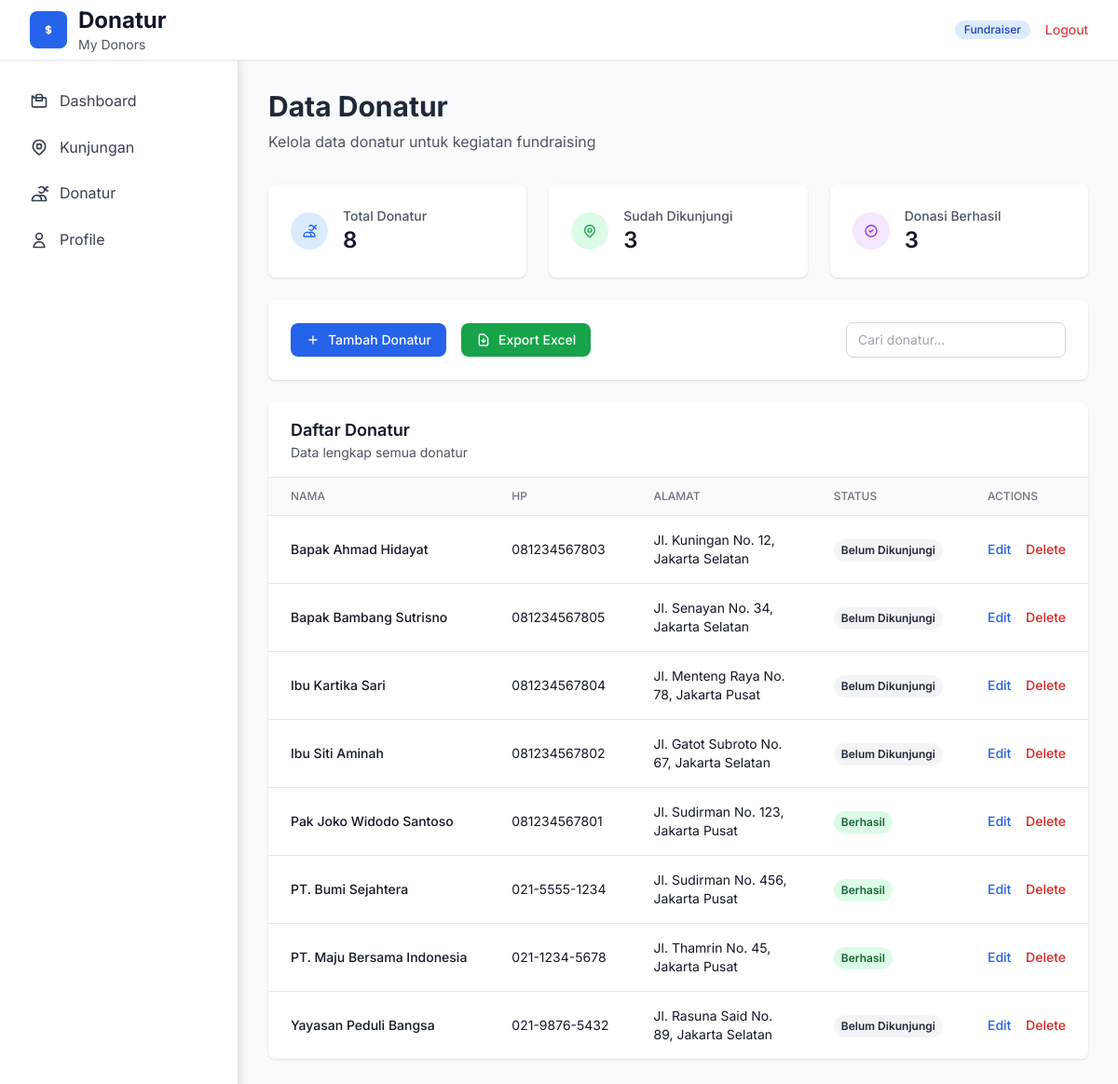
Page /donatur-user.php (signed in) on the committed database.
### tables this page shows
CREATE TABLE `donatur` (
    `id` INT UNSIGNED NOT NULL AUTO_INCREMENT,
    `nama` VARCHAR(150) NOT NULL,
    `hp` VARCHAR(25) NOT NULL,
    `alamat` TEXT DEFAULT NULL,
    `created_at` TIMESTAMP NOT NULL DEFAULT CURRENT_TIMESTAMP,
    PRIMARY KEY (`id`),
    UNIQUE KEY `uq_donatur_hp` (`hp`)
);

### donatur-user.php (the view, shortened to what this page needs)
<?php
require_once 'config.php';
$stmt = $pdo->prepare("SELECT * FROM users WHERE id = :id");
$stmt->bindParam(':id', $_SESSION['user_id']);
$stmt->execute();
$user = $stmt->fetch(PDO::FETCH_ASSOC);
try {
    $where_conditions = ["1=1"];
    $params = [];
    $where_clause = implode(" AND ", $where_conditions);
    $stmt = $pdo->prepare("
        SELECT * FROM donatur
        WHERE $where_clause
        ORDER BY nama
    ");
    $stmt->execute($params);
    $donaturData = $stmt->fetchAll(PDO::FETCH_ASSOC);
    $stmt = $pdo->prepare("SELECT COUNT(*) FROM donatur");
    $stmt->execute();
    $total_donatur = $stmt->fetchColumn();
    $stmt = $pdo->prepare("SELECT COUNT(DISTINCT donatur_id) FROM kunjungan WHERE fundraiser_id = ?");
    $stmt->execute([$user['id']]);
    $donatur_visited = $stmt->fetchColumn();
    $stmt = $pdo->prepare("SELECT COUNT(DISTINCT donatur_id) FROM kunjungan WHERE fundraiser_id = ? AND status = 'berhasil'");
    $stmt->execute([$user['id']]);
    $donatur_success = $stmt->fetchColumn();
} catch (Exception $e) {
    $error_message = $e->getMessage();
    $donaturData = [];
    $total_donatur = 0;
    $donatur_visited = 0;
    $donatur_success = 0;
}
?>
<!DOCTYPE html>
<html lang="id">
<head>
    <script src="https://cdn.tailwindcss.com"></script>
    <link rel="stylesheet" href="styles/main.css">
    <link rel="stylesheet" href="styles/icon-fixes.css">
</head>
<body class="bg-gray-100">
    <header class="bg-white shadow-sm border-b">
        <div class="max-w-full mx-auto px-4 sm:px-6 lg:px-8">
            <div class="flex justify-between items-center" style="height: 64px !important;">
                <div class="flex items-center">
                    <?php
                    require_once 'logo_manager.php';
                    echo get_logo_html('w-10 h-10', 'mr-3');
                    ?>
                    <div>
                        <h1 class="text-xl md:text-2xl font-bold text-gray-900">Donatur</h1>
                        <p class="text-sm text-gray-600">My Donors</p>
                    </div>
                </div>
                <div class="flex items-center space-x-2 md:space-x-4">
                    <span class="inline-flex items-center px-2 py-1 md:px-2.5 md:py-0.5 rounded-full text-xs font-medium bg-blue-100 text-blue-800">Fundraiser</span>
                    <a href="logout.php" class="text-xs md:text-sm text-red-600 hover:text-red-800">Logout</a>
                </div>
            </div>
        </div>
    </header>
    <div class="flex">
        <div class="main-content flex-1 p-4 md:p-8">
            <div class="mb-6 md:mb-8">
                <h2 class="text-2xl md:text-3xl font-bold text-gray-800">Data Donatur</h2>
                <p class="text-gray-600 mt-2">Kelola data donatur untuk kegiatan fundraising</p>
            </div>
            <div class="grid grid-cols-1 md:grid-cols-3 gap-6 mb-6">
                <div class="bg-white rounded-lg shadow p-6">
                    <div class="flex items-center">
                        <div class="p-3 rounded-full bg-blue-100 text-blue-600">
                            <svg class="w-6 h-6" fill="none" stroke="currentColor" viewBox="0 0 24 24">
                                <path stroke-linecap="round" stroke-linejoin="round" stroke-width="2" d="M12 4.354a4 4 0 110 5.292M15 21H3v-1a6 6 0 0112 0v1zm0 0h6v-1a6 6 0 00-9-5.197m13.5-9a2.5 2.5 0 11-5 0 2.5 2.5 0 015 0z"></path>
                            </svg>
                        </div>
                        <div class="ml-4">
                            <p class="text-sm font-medium text-gray-600">Total Donatur</p>
                            <p class="text-2xl font-semibold text-gray-900"><?php echo $total_donatur; ?></p>
                        </div>
                    </div>
                </div>
                <div class="bg-white rounded-lg shadow p-6">
                    <div class="flex items-center">
                        <div class="p-3 rounded-full bg-green-100 text-green-600">
                        </div>
                        <div class="ml-4">
                            <p class="text-sm font-medium text-gray-600">Sudah Dikunjungi</p>
                            <p class="text-2xl font-semibold text-gray-900"><?php echo $donatur_visited; ?></p>
                        </div>
                    </div>
                </div>
                <div class="bg-white rounded-lg shadow p-6">
                    <div class="flex items-center">
                        <div class="p-3 rounded-full bg-purple-100 text-purple-600">
                            <svg class="w-6 h-6" fill="none" stroke="currentColor" viewBox="0 0 24 24">
                                <path stroke-linecap="round" stroke-linejoin="round" stroke-width="2" d="M9 12l2 2 4-4m6 2a9 9 0 11-18 0 9 9 0 0118 0z"></path>
                            </svg>
                        </div>
                        <div class="ml-4">
                            <p class="text-sm font-medium text-gray-600">Donasi Berhasil</p>
                            <p class="text-2xl font-semibold text-gray-900"><?php echo $donatur_success; ?></p>
                        </div>
                    </div>
                </div>
            </div>
            <div class="bg-white rounded-lg shadow p-6 mb-6">
                <div class="flex flex-col md:flex-row md:items-center md:justify-between space-y-4 md:space-y-0">
                    <div class="flex flex-col md:flex-row space-y-2 md:space-y-0 md:space-x-4">
                        <button onclick="showAddModal()" class="inline-flex items-center px-4 py-2 bg-blue-600 text-white text-sm font-medium rounded-lg hover:bg-blue-700 transition-colors">
                            <svg class="w-4 h-4 mr-2" fill="none" stroke="currentColor" viewBox="0 0 24 24">
                                <path stroke-linecap="round" stroke-linejoin="round" stroke-width="2" d="M12 6v6m0 0v6m0-6h6m-6 0H6"></path>
                            </svg>
                            Tambah Donatur
                        </button>
                        <button onclick="exportToExcel()" class="inline-flex items-center px-4 py-2 bg-green-600 text-white text-sm font-medium rounded-lg hover:bg-green-700 transition-colors">
                            <svg class="w-4 h-4 mr-2" fill="none" stroke="currentColor" viewBox="0 0 24 24">
                                <path stroke-linecap="round" stroke-linejoin="round" stroke-width="2" d="M12 10v6m0 0l-3-3m3 3l3-3m2 8H7a2 2 0 01-2-2V5a2 2 0 012-2h5.586a1 1 0 01.707.293l5.414 5.414a1 1 0 01.293.707V19a2 2 0 01-2 2z"></path>
                            </svg>
                            Export Excel
                        </button>
                    </div>
                    <div class="flex flex-col md:flex-row space-y-2 md:space-y-0 md:space-x-4">
                        <input type="text" id="searchInput" placeholder="Cari donatur..."
                               class="px-3 py-2 border border-gray-300 rounded-lg text-sm focus:outline-none focus:ring-2 focus:ring-blue-500">
                    </div>
                </div>
            </div>
            <div class="bg-white rounded-lg shadow overflow-hidden">
                <div class="px-6 py-4 border-b border-gray-200">
                    <h3 class="text-lg font-semibold text-gray-900">Daftar Donatur</h3>
                    <p class="text-sm text-gray-600">Data lengkap semua donatur</p>
                </div>
                <?php if (!empty($donaturData)): ?>
                <div class="overflow-x-auto">
                    <table class="min-w-full divide-y divide-gray-200">
                        <thead class="bg-gray-50">
                            <tr>
                                <th class="px-6 py-3 text-left text-xs font-medium text-gray-500 uppercase">Nama</th>
                                <th class="px-6 py-3 text-left text-xs font-medium text-gray-500 uppercase">HP</th>
                                <th class="px-6 py-3 text-left text-xs font-medium text-gray-500 uppercase">Alamat</th>
                                <th class="px-6 py-3 text-left text-xs font-medium text-gray-500 uppercase">Status</th>
                                <th class="px-6 py-3 text-left text-xs font-medium text-gray-500 uppercase">Actions</th>
                            </tr>
                        </thead>
                        <tbody class="bg-white divide-y divide-gray-200">
                            <?php foreach ($donaturData as $donatur): ?>
                            <tr class="hover:bg-gray-50">
                                <td class="px-6 py-4 whitespace-nowrap">
                                    <div class="text-sm font-medium text-gray-900"><?php echo htmlspecialchars($donatur['nama']); ?></div>
                                </td>
                                <td class="px-6 py-4 whitespace-nowrap text-sm text-gray-900">
                                    <?php echo htmlspecialchars($donatur['hp']); ?>
                                </td>
                                <td class="px-6 py-4 text-sm text-gray-900">
                                    <?php echo htmlspecialchars($donatur['alamat']); ?>
                                </td>
                                <td class="px-6 py-4 whitespace-nowrap">
                                    <?php
                                    $stmt = $pdo->prepare("SELECT COUNT(*) FROM kunjungan WHERE donatur_id = ? AND fundraiser_id = ?");
                                    $stmt->execute([$donatur['id'], $user['id']]);
                                    $visited = $stmt->fetchColumn() > 0;
                                    if ($visited) {
                                        $stmt = $pdo->prepare("SELECT COUNT(*) FROM kunjungan WHERE donatur_id = ? AND fundraiser_id = ? AND status = 'berhasil'");
                                        $stmt->execute([$donatur['id'], $user['id']]);
                                        $success = $stmt->fetchColumn() > 0;
                                        if ($success) {
                                            echo '<span class="inline-flex px-2 py-1 text-xs font-semibold rounded-full bg-green-100 text-green-800">Berhasil</span>';
                                        } else {
                                            echo '<span class="inline-flex px-2 py-1 text-xs font-semibold rounded-full bg-yellow-100 text-yellow-800">Sudah Dikunjungi</span>';
                                        }
                                    } else {
                                        echo '<span class="inline-flex px-2 py-1 text-xs font-semibold rounded-full bg-gray-100 text-gray-800">Belum Dikunjungi</span>';
                                    }
                                    ?>
                                </td>
                                <td class="px-6 py-4 whitespace-nowrap text-sm font-medium">
                                    <button onclick="editDonatur(<?php echo htmlspecialchars(json_encode($donatur)); ?>)"
                                            class="text-blue-600 hover:text-blue-900 mr-3">Edit</button>
                                    <button onclick="deleteDonatur(<?php echo $donatur['id']; ?>)"
                                            class="text-red-600 hover:text-red-900">Delete</button>
                                </td>
                            </tr>
                            <?php endforeach; ?>
                        </tbody>
                    </table>
                </div>
                <?php endif; ?>
            </div>
        </div>
    </div>
</body>
</html>

### styles/main.css (style rules this page uses)
:root { --primary-color: #3b82f6; --primary-dark: #1e40af; --secondary-color: #6b7280; --success-color: #10b981; --warning-color: #f59e0b; --danger-color: #ef4444; --info-color: #06b6d4; --gray-50: #f9fafb; --gray-100: #f3f4f6; --gray-200: #e5e7eb; --gray-300: #d1d5db; --gray-400: #9ca3af; --gray-500: #6b7280; --gray-600: #4b5563; --gray-700: #374151; --gray-800: #1f2937; --gray-900: #111827; --shadow-sm: 0 1px 2px 0 rgba(0, 0, 0, 0.05); --shadow: 0 1px 3px 0 rgba(0, 0, 0, 0.1), 0 1px 2px 0 rgba(0, 0, 0, 0.06); --shadow-md: 0 4px 6px -1px rgba(0, 0, 0, 0.1), 0 2px 4px -1px rgba(0, 0, 0, 0.06); --shadow-lg: 0 10px 15px -3px rgba(0, 0, 0, 0.1), 0 4px 6px -2px rgba(0, 0, 0, 0.05); --shadow-xl: 0 20px 25px -5px rgba(0, 0, 0, 0.1), 0 10px 10px -5px rgba(0, 0, 0, 0.04); --border-radius: 0.5rem; --border-radius-lg: 0.75rem; --border-radius-xl: 1rem; }
* { box-sizing: border-box !important; }
html, body { margin: 0 !important; padding: 0 !important; overflow-x: hidden !important; font-family: 'Inter', -apple-system, BlinkMacSystemFont, 'Segoe UI', Roboto, sans-serif !important; line-height: 1.6 !important; color: var(--gray-900) !important; background-color: var(--gray-50) !important; }
header { position: relative !important; z-index: 9999 !important; background: white !important; display: block !important; width: 100% !important; }
header { position: relative !important; }
header { position: relative !important; z-index: 9999 !important; background: white !important; transition: all 0.3s ease; }
header, header *, header > *, header div, header div * { position: relative !important; z-index: inherit !important; }
.main-content { margin-left: 16rem !important; padding: 2rem !important; min-height: 100vh !important; width: calc(100% - 16rem) !important; }
@media (min-width: 1025px) { body { display: block !important; margin: 0 !important; padding: 0 !important; } }
@media (min-width: 1025px) { header { position: relative !important; z-index: 9999 !important; background: white !important; margin: 0 !important; width: 100% !important; } }
@media (min-width: 1025px) { .main-content { margin-left: 16rem !important; padding: 2rem !important; min-height: 100vh !important; width: calc(100% - 16rem) !important; } }
@media (min-width: 1025px) { .flex { display: flex !important; } }
.sidebar a, .mobile-menu-btn, header { transition: all 0.3s cubic-bezier(0.4, 0, 0.2, 1); }
body { overflow-x: hidden; }
@media (min-width: 769px) { .main-content { margin-left: 16rem; padding-bottom: 2rem !important; } }
svg { max-width: none !important; max-height: none !important; }
.icon-sm { width: 1rem !important; height: 1rem !important; }
.btn svg, button svg { width: 1rem !important; height: 1rem !important; flex-shrink: 0; }

### donatur-user.php (style rules this page uses)
body { margin: 0 !important; padding: 0 !important; }
header { position: fixed !important; top: 0 !important; left: 0 !important; right: 0 !important; z-index: 50 !important; background: white !important; }
.main-content { margin-left: 16rem !important; margin-top: 64px !important; min-height: calc(100vh - 64px) !important; width: calc(100% - 16rem) !important; }

### rows in the picture
donatur: nama "Bapak Ahmad Hidayat", hp "081234567803", alamat "Jl. Kuningan No. 12, Jakarta Selatan", shows "Belum Dikunjungi"
donatur: nama "Bapak Bambang Sutrisno", hp "081234567805", alamat "Jl. Senayan No. 34, Jakarta Selatan", shows "Belum Dikunjungi"
donatur: nama "Ibu Kartika Sari", hp "081234567804", alamat "Jl. Menteng Raya No. 78, Jakarta Pusat", shows "Belum Dikunjungi"
donatur: nama "Ibu Siti Aminah", hp "081234567802", alamat "Jl. Gatot Subroto No. 67, Jakarta Selatan", shows "Belum Dikunjungi"
donatur: nama "Pak Joko Widodo Santoso", hp "081234567801", alamat "Jl. Sudirman No. 123, Jakarta Pusat", shows "Berhasil"
donatur: nama "PT. Bumi Sejahtera", hp "021-5555-1234", alamat "Jl. Sudirman No. 456, Jakarta Pusat", shows "Berhasil"
donatur: nama "PT. Maju Bersama Indonesia", hp "021-1234-5678", alamat "Jl. Thamrin No. 45, Jakarta Pusat", shows "Berhasil"
donatur: nama "Yayasan Peduli Bangsa", hp "021-9876-5432", alamat "Jl. Rasuna Said No. 89, Jakarta Selatan", shows "Belum Dikunjungi"

### other values in the picture
$total_donatur "8"
$donatur_visited "3"
$donatur_success "3"
